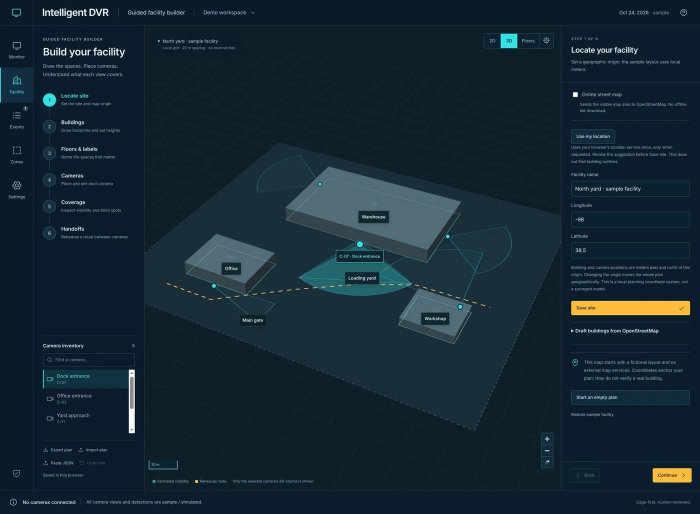
#> input picture docs/media/facility.webp, 1400 x 1027 px, given in place of monitor.png, which was not available (shown at 1/2 size)
$ python build-docs-media.py
#> lines starting #> are read from the running program, lines starting #| are printed output that depends on the picture; pictures that were not available may be replaced by others from this repository, and a replacement may not be noted
"""Compose documentation media from actual browser screenshots; Pillow is optional.

Run after following docs/media/README.md. Source captures are not distributed.
This script never draws a replacement interface or manufactures detection results.
"""
from pathlib import Path
from PIL import Image, ImageDraw, ImageFont

ROOT = Path(__file__).resolve().parents[1]
OUT = ROOT / 'docs/media'
CAP = OUT / 'captures'
FONT = '/usr/share/fonts/truetype/dejavu/DejaVuSans.ttf'
BOLD = '/usr/share/fonts/truetype/dejavu/DejaVuSans-Bold.ttf'
MONO = '/usr/share/fonts/truetype/dejavu/DejaVuSansMono.ttf'
INK, MUTED, TEAL, BG = '#edf4f8', '#a8bdcc', '#37dcdb', '#081722'


def font(size, bold=False, mono=False):
    return ImageFont.truetype(MONO if mono else BOLD if bold else FONT, size)


def shot(name, width=1100):
    im = Image.open(CAP / (name + '.png')).convert('RGB')
    return im.resize((width, round(im.height * width / im.width)), Image.Resampling.LANCZOS)


def plate(name, title, detail):
    im = shot(name)
    canvas = Image.new('RGB', (im.width, im.height + 112), BG)
    canvas.paste(im, (0, 0))
    d = ImageDraw.Draw(canvas)
    d.line((0, im.height, im.width, im.height), fill=TEAL, width=2)
    d.text((25, im.height + 19), title, font=font(22, True), fill=INK)
    d.text((25, im.height + 59), detail, font=font(15), fill=MUTED)
    return canvas


def gif(frames, path, durations):
    # A shared palette keeps a stable UI and makes unchanged screenshot areas cheap.
    contact = Image.new('RGB', (330, 242 * len(frames)), BG)
    for i, frame in enumerate(frames):
        contact.paste(frame.resize((330, 242)), (0, 242 * i))
    palette = contact.quantize(colors=128)
    frames = [f.quantize(palette=palette, dither=Image.Dither.NONE) for f in frames]
    frames[0].save(OUT / path, save_all=True, append_images=frames[1:],
                   duration=durations, loop=0, optimize=True, disposal=1)


def main():
    OUT.mkdir(exist_ok=True)
    # Editorial typography and framing around the unchanged, actual program capture.
    cover = Image.new('RGB', (1600, 1130), BG)
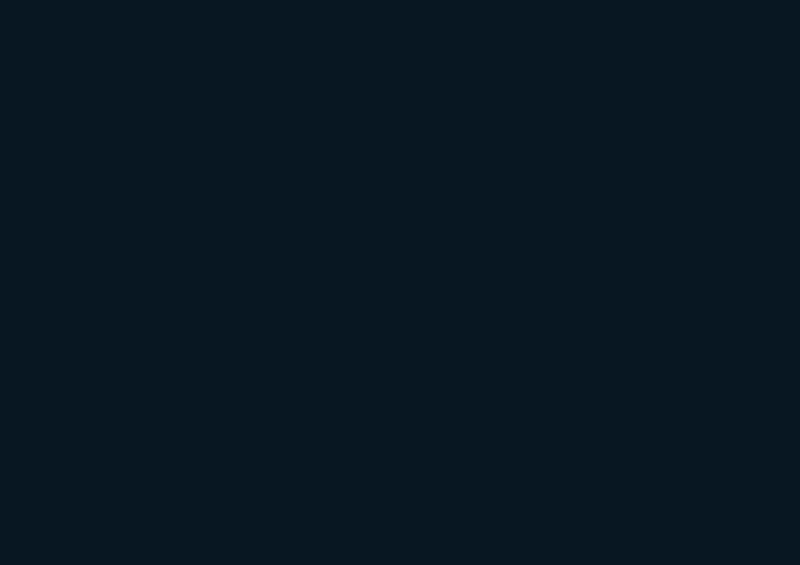
#> cover: PIL image 1600x1130 RGB (shown at 1/2 size); mean R, G, B 8, 23, 34
    d = ImageDraw.Draw(cover)
    d.text((64, 42), 'BARTA AI SOLUTIONS  /  INTELLIGENT DVR', font=font(19, mono=True), fill=TEAL)
    d.text((60, 93), 'See the scene. Plan the space.', font=font(60, True), fill=INK)
    d.text((64, 185), 'A visual review workspace. A local analysis foundation. Evidence at every step.', font=font(23), fill=MUTED)
    monitor = shot('monitor', 1472)
#> in shot, im is the input picture: PIL image 1400x1027 RGB; mean R, G, B 20.3, 39.6, 51.1
    cover.paste(monitor, (64, 248))
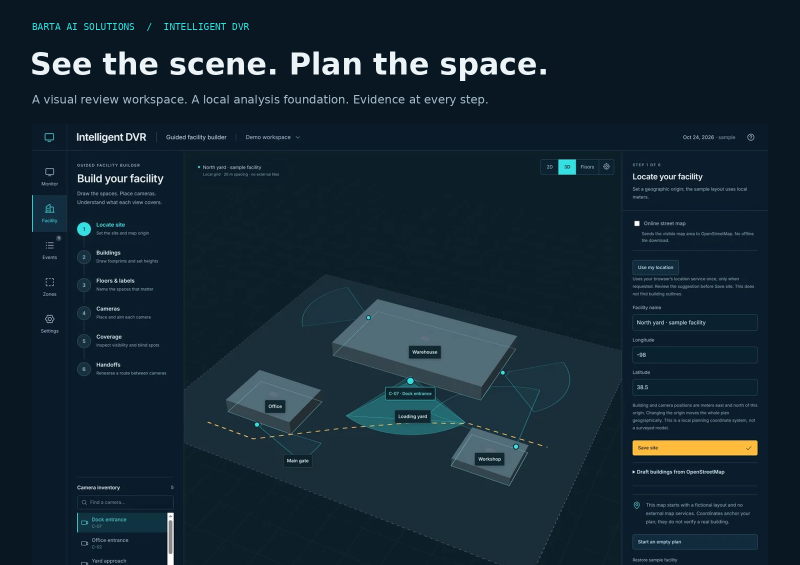
#> cover: PIL image 1600x1130 RGB (shown at 1/2 size); mean R, G, B 20.4, 38.8, 50
    d.rectangle((64, 248, 1536, 248 + monitor.height), outline='#365363', width=2)
    # Keep the full capture; crop only unused editorial canvas below it.
    end = 248 + monitor.height
#> end = 1328
    if end + 75 > cover.height:
        expanded = Image.new('RGB', (1600, end + 75), BG)
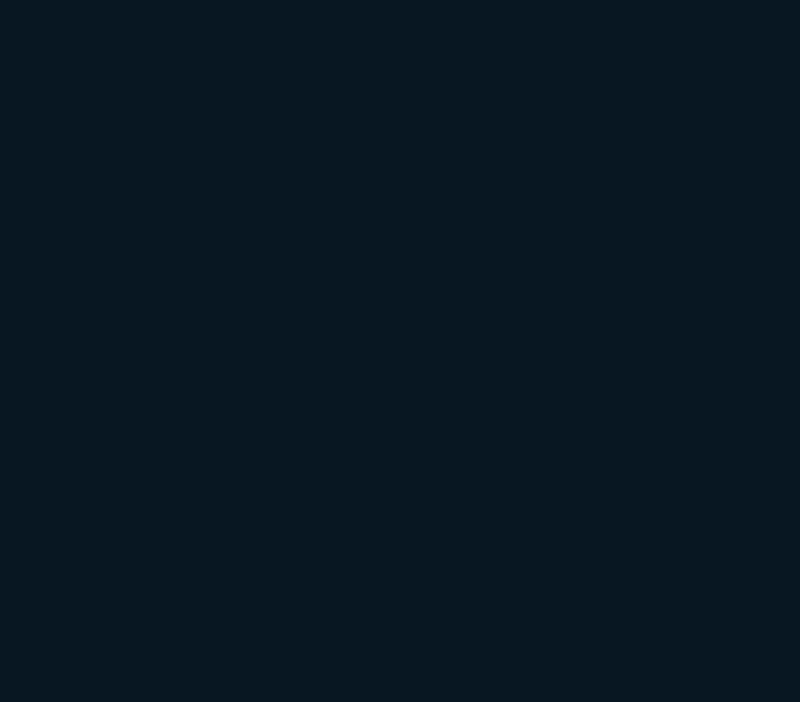
#> expanded: PIL image 1600x1403 RGB (shown at 1/2 size); mean R, G, B 8, 23, 34
        expanded.paste(cover, (0, 0))
        expanded.paste(monitor, (64, 248))
        cover, d = expanded, ImageDraw.Draw(expanded)
    d.text((64, end + 24), 'ACTUAL PROTOTYPE CAPTURE  /  GENERATED SCENES + SIMULATED OVERLAYS  /  NO CAMERAS CONNECTED', font=font(15, mono=True), fill=TEAL)
    cover.save(OUT / 'cover.webp', quality=88)
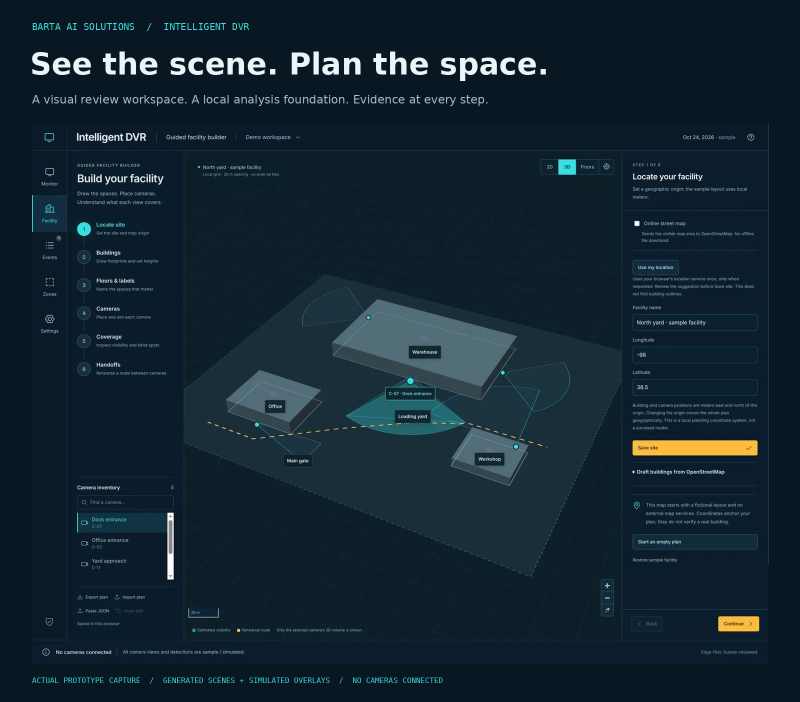
#> saved as cover.webp: PIL image 1600x1403 RGB (shown at 1/2 size); mean R, G, B 19, 37.2, 48.5

    tour = [
        plate('monitor', '01  /  Observe the scene', 'Actual interface. Generated camera scenes; simulated overlays and playback.'),
        plate('review', '02  /  Review the evidence', 'Sample observation. A model score is not a probability of danger.'),
        plate('history', '03  /  Keep the decision in view', 'A sample confirmation saved in this browser; no external action is triggered.'),
        plate('zones', '04  /  Make the rule explicit', 'Choose the zone, supported label, dwell time and score threshold.'),
        plate('facility', '05  /  Plan the space', 'Fictional buildings, camera placement and estimated ground-plane visibility.'),
    ]
#> in plate, `canvas.paste(im, (0, 0))`:
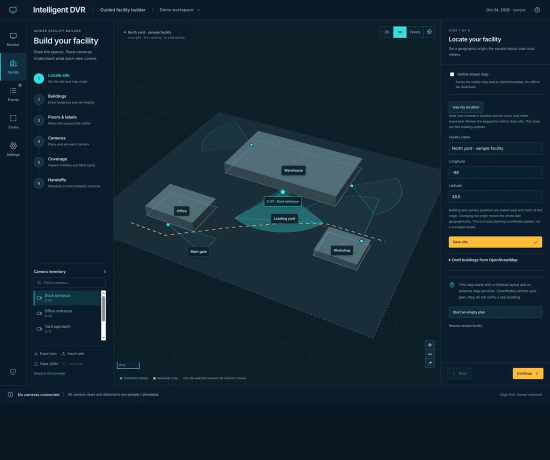
#> canvas: PIL image 1100x919 RGB (shown at 1/2 size); mean R, G, B 18.8, 37.6, 49
#> call 2 of plate, with name = 'review', title = '02  /  Review the evidence'
#> call 3 of shot, with name = 'review', width = 1100
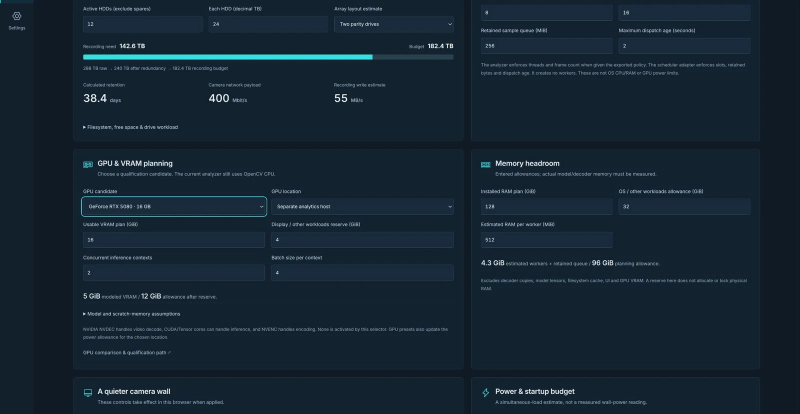
#> input picture docs/media/gpu-setup.webp, 1600 x 827 px, given in place of review.png, which was not available (shown at 1/2 size)
#> in shot, im is the input picture: PIL image 1600x827 RGB; mean R, G, B 21.3, 37.6, 50.1
#> in plate (call 2), `canvas.paste(im, (0, 0))`:
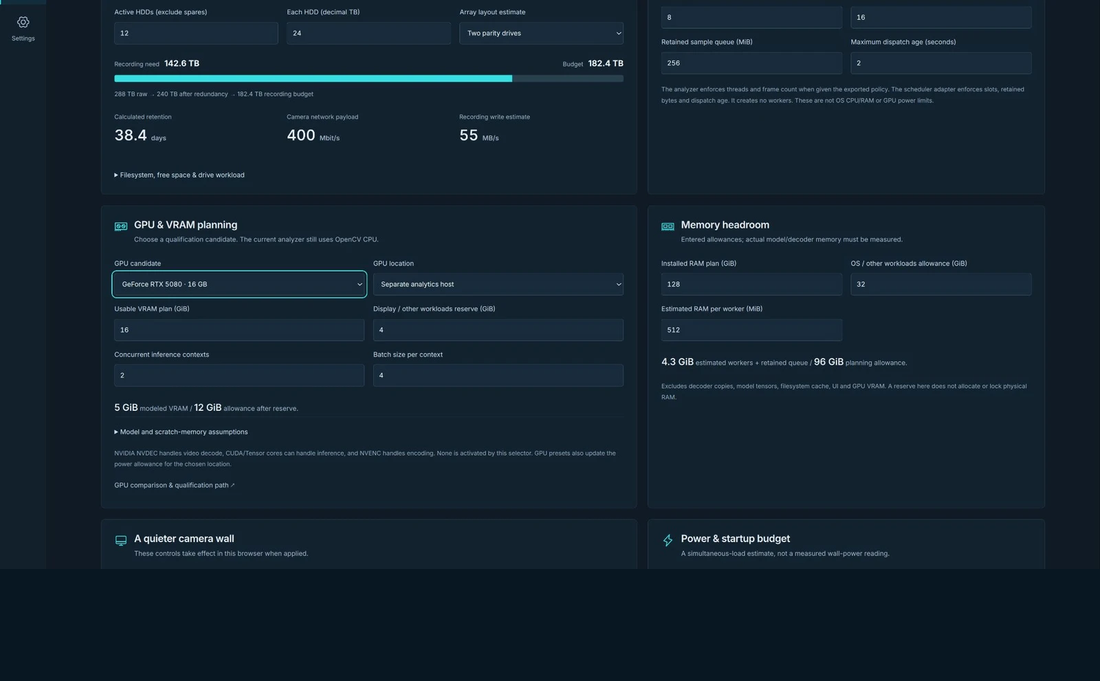
#> canvas: PIL image 1100x681 RGB; mean R, G, B 19.2, 35.2, 47.5
    gif(tour, 'workspace-tour.gif', [2300] * len(tour))

    route = [plate(f'route-{i:02d}', f'FACILITY REHEARSAL  /  snapshot {i + 1:02d} of 31',
                   'Actual slider states, time-compressed. Planned route; estimated coverage; no identity tracking.')
             for i in range(31)]
    gif(route, 'facility-rehearsal.gif', [1500] + [180] * 29 + [1500])
    shapes = [plate(name, 'BUILDING STARTERS  /  ' + label,
                    'Actual added geometry. Editable dimensions; on-site verification required. Undo tested.')
              for name, label in [('shape-l', 'L wing'), ('shape-u', 'U wing'), ('shape-round', 'Round')]]
    gif(shapes, 'building-shapes.gif', [2400] * 3)
    for name in ['monitor', 'review', 'history', 'zones', 'facility', 'map-starter', 'route-15', 'shape-u']:
        shot(name, 1400).save(OUT / (name + '.webp'), quality=88)
    print('Created cover, 3 animated walkthroughs and 8 static alternatives.')


if __name__ == '__main__':
#> (the run stopped early here; a loop or call above may not have finished)
